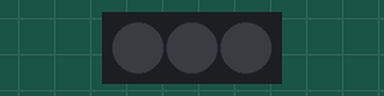
This sketch was run on a simulated Arduino Uno, built with avr-gcc and run on an emulated ATmega328P. Shown: 3 RGB LEDs in strip order, left to right. Dim RGB values are drawn brighter than linear; colours are those a GRB WS2812 strip shows for the declared byte order.

Above: at 1.2 s.
At 2.2 s:
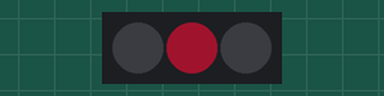
At 2.7 s:
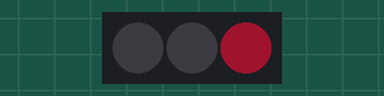
At 3.7 s:
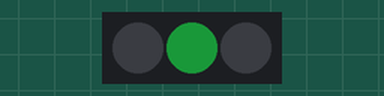
At 4.7 s:
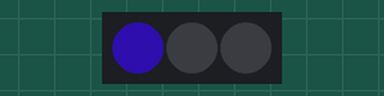
At 6.2 s:
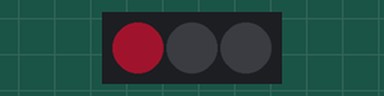
Timing chart, 0 to 6.9 s (numbered marks = the images above):
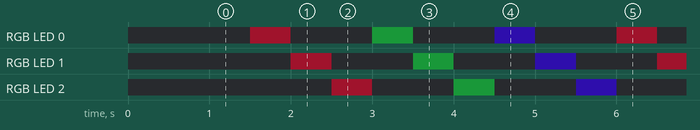

Measured:
- by itself, RGB LED 0–2: repeats every 4.5 s: off 1.0 s, RGB(4, 24, 9) 0.50 s, off 1.0 s, RGB(13, 4, 49) 0.50 s, off 1.0 s, RGB(33, 4, 9) 0.50 s
- by itself, everything shown: repeats every 4.5 s, in 9 steps

The sketch:

hurihanga1.3.ino
```cpp
/**
 *  POUTAMA 3 TŪMAHI [PUMAU, ROOPU, HOKIHOKI, TOHUTOHU MOTUHAKE]
 *  Me whakakā kotahi te raiti ia wā, timata i te raiti tuatahi. E toru ngā raiti LED kei runga i te taura RGB nei.
 *  Pukenga TOHUTOHU MOTUHAKE: Ka tuhi ētahi tohutohu motuhake hei whakatūtuki i tētahi mahi motuhake
 *  YOUTUBE:
 */
#include "FastLED.h"

//Tāutu te kaute LED
#define KAUTE_LED 3

//Whakarite i te pine Atuino ka whakamahia
#define PINE_ATUINO 5

//Whakarite i ngā raiti LED
CRGB raiti[KAUTE_LED];

void setup() {
  // Tatari 1 hēkona i mua i te whakaatu i ngā raiti
  delay(1000);

  LEDS.addLeds<WS2812B,PINE_ATUINO,RGB>(raiti,KAUTE_LED);
  LEDS.setBrightness(50);
}

void loop() {
  // Ia hurihanga motuhake ka tīni ngā kara o ngā raiti ki tētahi kara hou
  hurihanga(25,170,50);
  hurihanga(125,25,50);
  hurihanga(25,70,250);
}

//Ka timata te whakakā kotahi te raiti i te wā, katahi, ka timata ano
void hurihanga(int whero, int kakariki, int kikorangi){

  for(int i=0;i < KAUTE_LED; i++){
    delay(500);
    raiti[i] = CRGB(whero,kakariki,kikorangi); //whakaritea kia .... nga raiti
    FastLED.show();
    raiti[i] = CRGB(0,0,0);  //whakaritea kia pango nga raiti
  }

}
```
